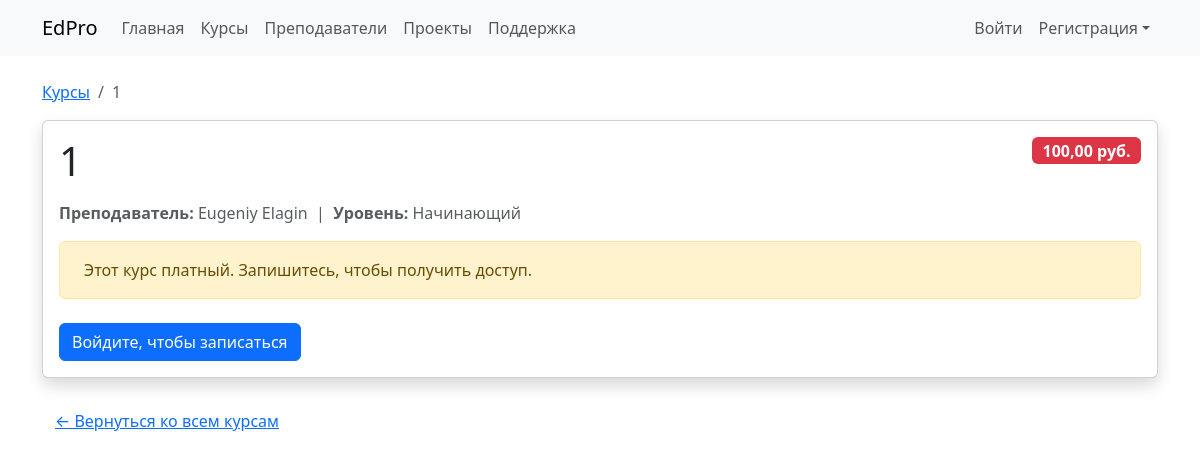
The app's page /course/3/ with its own data.
### main/models.py (models this page shows, shortened)
class Course(models.Model):
    LEVEL_CHOICES = [
        ('beginner', 'Начинающий'),
        ('intermediate', 'Средний'),
        ('advanced', 'Продвинутый'),
    ]
    title = models.CharField(max_length=200)
    description = models.TextField()
    tutor = models.ForeignKey(Tutor, on_delete=models.CASCADE, related_name='courses')
    price = models.DecimalField(max_digits=10, decimal_places=2)
    level = models.CharField(max_length=20, choices=LEVEL_CHOICES)
    is_free = models.BooleanField(default=False)
    created_at = models.DateTimeField(auto_now_add=True)

class Tutor(models.Model):
    user = models.OneToOneField(User, on_delete=models.CASCADE, related_name='tutor_profile')
    bio = models.TextField(max_length=1000, blank=True)
    expertise = models.CharField(max_length=200)

### main/views.py (the view)
# urls.py: path('course/<int:course_id>/', views.CourseDetailView.as_view(), name='course_detail'),
class CourseDetailView(DetailView):
    model = Course
    template_name = 'main/course_detail.html'
    context_object_name = 'course'
    pk_url_kwarg = 'course_id'
    def get_context_data(self, **kwargs):
        context = super().get_context_data(**kwargs)
        course = self.object
        user = self.request.user
        can_access = False
        is_enrolled = False
        if hasattr(user, 'tutor_profile') and course.tutor == user.tutor_profile:
            can_access = True
            is_enrolled = True
        elif course.is_free:
            can_access = True
            is_enrolled = True
        elif user.is_authenticated:
            is_enrolled = Enrollment.objects.filter(student=user, course=course).exists()
            can_access = is_enrolled
        context.update({
            'can_access': can_access,
            'is_enrolled': is_enrolled,
        })
        return context

### main/context_processors.py (called while the page is built)
def user_role(request):
    if request.user.is_authenticated:
        is_tutor = hasattr(request.user, 'tutor_profile')
    else:
        is_tutor = False
    return {'is_tutor': is_tutor}

### main/templates/main/course_detail.html (shortened to what this page needs)
{% extends "base.html" %}
{% block content %}
<nav aria-label="breadcrumb" class="mb-3">
    <ol class="breadcrumb">
        <li class="breadcrumb-item"><a href="{% url 'courses' %}">Курсы</a></li>
        <li class="breadcrumb-item active" aria-current="page">{{ course.title }}</li>
    </ol>
</nav>
<div class="card shadow">
    <div class="card-body">
        <div class="d-flex justify-content-between align-items-start mb-3">
            <h1 class="mb-0">{{ course.title }}</h1>
            {% if course.is_free %}
                <span class="badge bg-success fs-6">Бесплатно</span>
            {% else %}
                <span class="badge bg-danger fs-6">{{ course.price }} руб.</span>
            {% endif %}
        </div>
        <p class="text-muted mb-3">
            <strong>Преподаватель:</strong> {{ course.tutor.user.get_full_name|default:course.tutor.user.username }}
            &nbsp;|&nbsp;
            <strong>Уровень:</strong> {{ course.get_level_display }}
        </p>
        {% if can_access %}
            <div class="alert alert-success d-flex align-items-center mb-4">
                <i class="bi bi-check-circle-fill me-2"></i>
                <div>Доступ разрешён. Вы можете проходить курс.</div>
            </div>
            <div class="mt-4">
                <h3>Описание</h3>
                <p>{{ course.description }}</p>
                <div class="mt-4 p-3 bg-light rounded">
                    <h5>Содержание курса</h5>
                    <ul class="list-unstyled">
                        <li>• Урок 1: Введение</li>
                        <li>• Урок 2: Основы</li>
                        <li>• ...</li>
                    </ul>
                </div>
            </div>
        {% else %}
            <div class="alert alert-warning d-flex align-items-center mb-4">
                {% if course.is_free %}
                    <i class="bi bi-exclamation-triangle-fill me-2"></i>
                    <div>Курс бесплатный, но доступ временно ограничен.</div>
                {% else %}
                    <div>Этот курс платный. Запишитесь, чтобы получить доступ.</div>
                {% endif %}
            </div>
            <div class="d-flex gap-2">
                {% if user.is_authenticated %}
                    {% if not is_enrolled %}
                        <a href="{% url 'enroll_in_course' course.id %}" class="btn btn-success">
                            Записаться на курс
                        </a>
                    {% endif %}
                {% else %}
                    <a href="{% url 'login' %}" class="btn btn-primary">Войдите, чтобы записаться</a>
                {% endif %}
            </div>
        {% endif %}
    </div>
</div>
<div class="mt-4">
    <a href="{% url 'courses' %}" class="btn btn-link">&larr; Вернуться ко всем курсам</a>
</div>
{% endblock %}

### records on screen
Course: title "1", price "100,00", tutor.user.get_full_name "Eugeniy Elagin", level "Начинающий"
